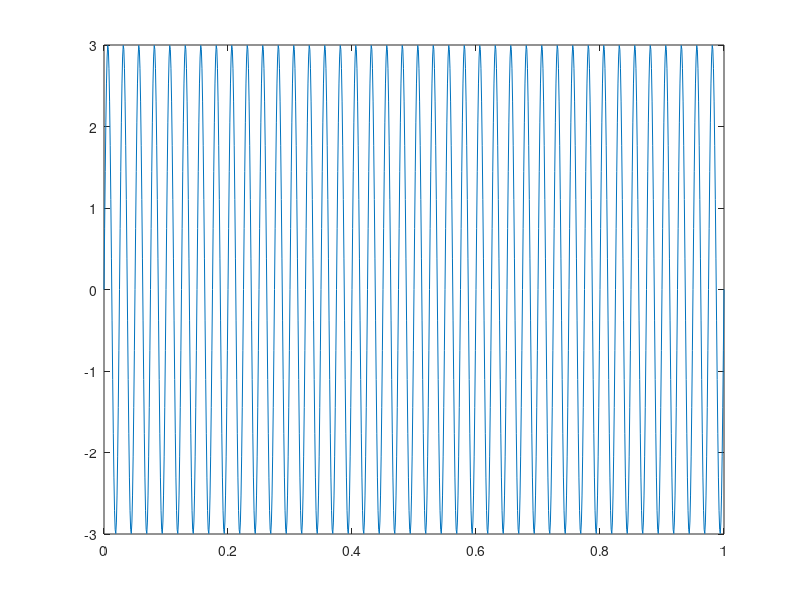

This chart was generated by the following MATLAB code:
%modul 1 operasi signal, system dan noise
x1 = 0
x2 = 3
%periode
T = x1+1
%frekuensi
f= (x2+1)*10    
%amplitude
A= x1+x2

Fs = 1000;
N = 0.08
t = 0:1/Fs:T;
y = A*sin(2*pi*f*t);

plot (t,y)